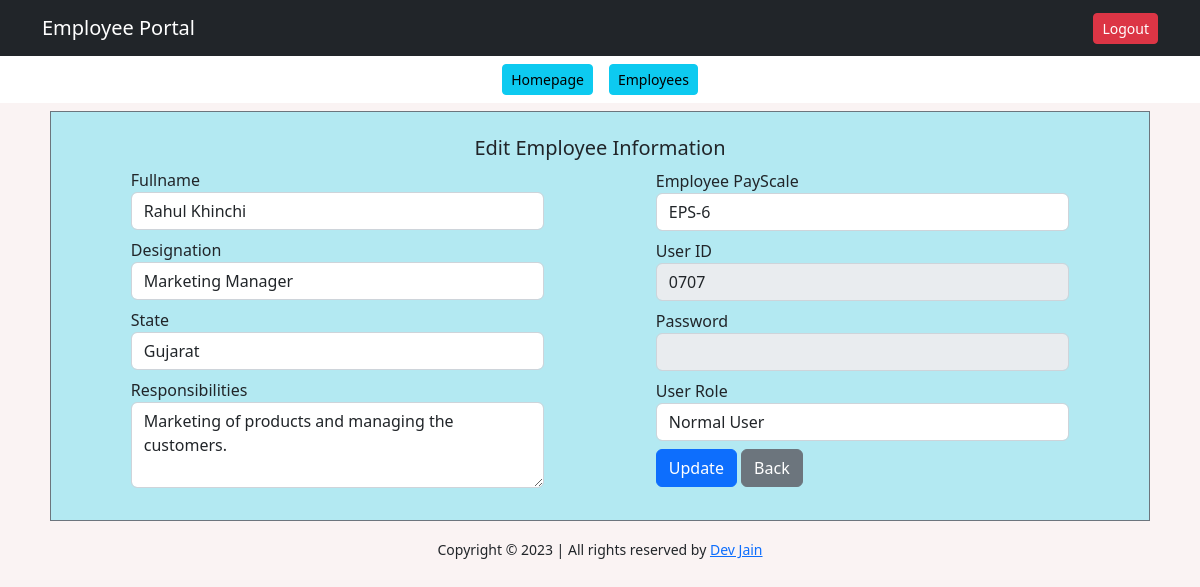
The app's page /dashboard/edit_emp.php?id=52 (signed in) with its own data.
### tables this page shows
CREATE TABLE `user_reg_tbl` (
  `emp_id` int(11) NOT NULL,
  `user_name` varchar(100) NOT NULL,
  `user_des` varchar(100) NOT NULL,
  `user_section` varchar(100) NOT NULL,
  `user_scale` varchar(100) NOT NULL,
  `user_res` text NOT NULL,
  `user_id` varchar(100) NOT NULL,
  `user_pass` varchar(255) NOT NULL,
  `user_role` int(11) NOT NULL
);

### dashboard/edit_emp.php (the view, shortened to what this page needs)
<?php include("header.php");
include("Configuration.php");
$emp_id = $_GET['id'];
$sql = "SELECT * FROM user_reg_tbl WHERE emp_id='$emp_id'";
$query = mysqli_query($config, $sql);
$row = mysqli_fetch_assoc($query);
?>
<div class="container mt-2">
  <form action="" method="POST">
    <div class="row m-2 p-4 register_form border border-secondary">
      <h5 class="text-center">Edit Employee Information</h5>
      <div class="col-md-5 m-auto">
        <div class="mb-2">
          <label>Fullname</label>
          <input type="text" name="user_name" placeholder="Fullname" class="form-control" required value="<?= $row['user_name'] ?>" maxlength="30" minlength="3">
        </div>
        <div class="mb-2">
          <label>Designation</label>
          <input type="text" name="user_des" placeholder="Designation" class="form-control" required value="<?= $row['user_des'] ?>" maxlength="30" minlength="3">
        </div>
        <div class="mb-2">
          <label>State</label>
          <select class="form-control required" name="user_section">
            <option value="<?= $row['user_section'] ?>" selected><?= $row['user_section'] ?></option>
          </select>
        </div>
        <div class="mb-2">
          <label>Responsibilities</label>
          <textarea class="form-control" rows="3" name="user_res" maxlength="300" minlength="10"><?= $row['user_res'] ?>
              </textarea>
        </div>
      </div>
      <div class="col-md-5 m-auto">
        <div class="mb-2">
          <label>Employee PayScale</label>
          <select class="form-control required" name="user_scale">
            <option value="<?= $row['user_scale'] ?>" selected><?= $row['user_scale'] ?></option>
          </select>
        </div>
        <div class="mb-2">
          <label>User ID</label>
          <input disabled type="text" name="user_id" class="form-control" value="<?= $row['user_id'] ?>" maxlength="30" minlength="4">
        </div>
        <div class="mb-2">
          <label>Password</label>
          <input disabled type="password" name="user_pass" class="form-control" value="">
        </div>
        <div class="mb-2">
          <label>User Role</label>
          <select required name="user_role" class="form-control">
            <option selected value="<?= $row['user_role'] ?>"><?php if ($row['user_role'] == 0) {
                                                                echo "Admin";
                                                              } else {
                                                                echo "Normal User";
                                                              }
                                                              ?></option>
          </select>
        </div>
        <div class="mb-2">
          <button class="btn btn-primary" name="update_emp">Update</button>
          <a href="users_list.php" class="btn btn-secondary">Back</a>
        </div>
      </div>
    </div>
  </form>
</div>
<?php include("footer.php"); ?>

### assets/style.css (style rules this page uses)
body { background-color: #faf3f3 !important; }
.login_form,.register_form,.emp_profile,.task_form { background-color: #b3e9f2; }

### records on screen
user_reg_tbl: user_name "Rahul Khinchi", user_des "Marketing Manager", user_section "Gujarat", user_res "Marketing of products and managing the customers.", user_scale "EPS-6", user_id "0707", user_role "Normal User"
